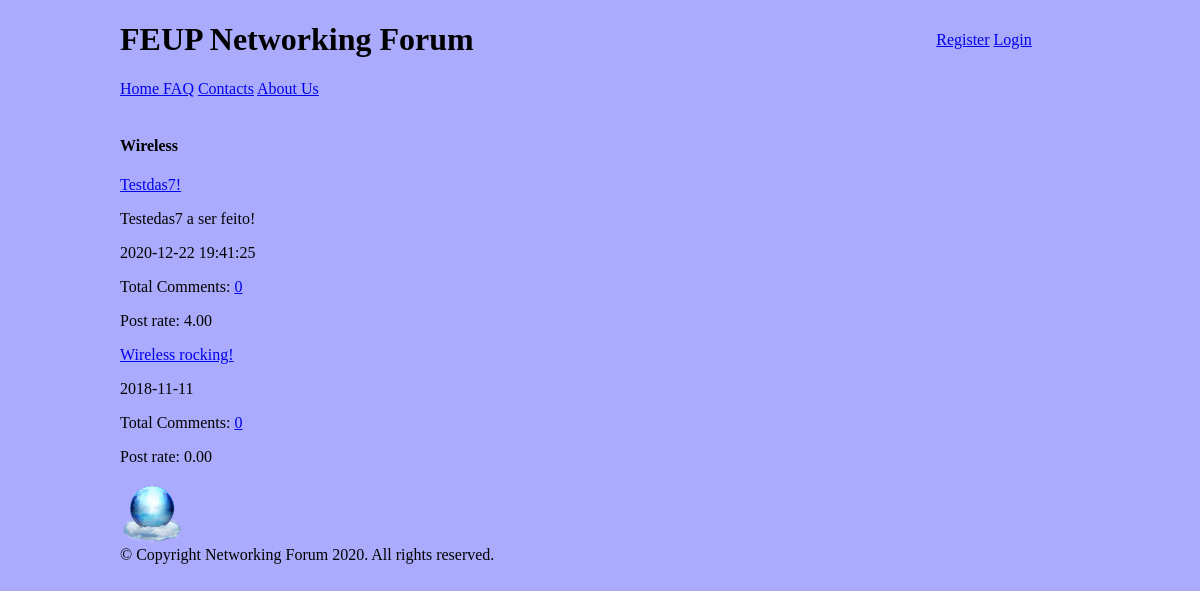
Page /php/list_by_topic.php?topic=Wireless on the committed database.
### tables this page shows
CREATE TABLE forumpost (
    postid integer PRIMARY KEY AUTOINCREMENT,
    posttitle text NOT NULL,
    content text CHECK(LENGTH(content)>= 0 AND LENGTH(content)<20000),
    username text REFERENCES user, 
    published INTEGER, -- date when the article was published in epoch format
    topic text REFERENCES topic, 
    postrate integer CHECK(postrate>=0 AND postrate <=5)
   -- forumpostcollection_id integer REFERENCES collection
    );

### database/posts.php (called while the page is built, shortened)
<?php
function getPostsByTopic($topic)
{
  global $dbh;
  $stmt = $dbh->prepare('SELECT postid, posttitle,content,topic, published, postrate FROM forumpost
                          WHERE topic = ? ORDER BY published DESC');
  $stmt->execute(array($topic));
  return $stmt->fetchAll();
}

### database/comments.php (called while the page is built, shortened)
<?php
  function getTotalOfCommentsOnPost($postid){
    global $dbh;
    $stmt = $dbh->prepare('SELECT COUNT(comment.postid) as numbOfComments FROM comment WHERE postid = ?');
    $stmt->execute(array($postid));
    return $stmt->fetchColumn();
  }
?>

### php/list_by_topic.php (the view, shortened to what this page needs)
<?php
    require_once("../database/init.php");
    require_once("../database/posts.php");
    require_once("../database/comments.php");
    include_once("../templates/homepage_section/header_pagina_inicial_tpl.php");
?>
<section id="posts">
<article>
<aside id="related">
 <?php
    $topic = $_GET["topic"];
 ?>
 <h1> <?php echo $topic;?> </h1>
 <?php $articles = getPostsByTopic($topic); ?>
 <?php foreach ($articles as $article) { ?>
        <article>
            <a href="../php/post.php?postid=<?php echo $article['postid'] ?>"><?php echo $article['posttitle'] ?></a>
            <p><?php echo $article['content'] ?></p>
            <p class="date"><?= $article['published'] ;?></p>
            <?php $numbOfComments = getTotalOfCommentsOnPost($article['postid']); ?>
            <p>Total Comments: <a href="../php/post.php?postitle=<?php echo $article['posttitle'] ?>&postid=<?php echo $article['postid']?>">
            <?php echo $numbOfComments; ?></a>
            <p>Post rate: <?php echo number_format($article["postrate"], 2, '.', ''); ?></p>
        </article>
       </aside>
 <?php  } ?>
 <?php
include_once("../templates/static_sections/footer_tpl.php");
 ?>

### css/initialpage.css (style rules this page uses)
body { background-color: #ababfd; margin: 0 auto; width: 60em; display: grid; grid-template-columns: [start] 4fr [middle] 1fr [end]; grid-template-rows: [start] auto [topics] auto [posts] 1fr [footer] auto [end]; }
body > header h1 { font-family: garamond; }
aside { grid-column: middle; grid-row: topics/end; }
#posts { grid-column: start; }
body > header h1 { grid-column: 1; grid-row: 1; }

### rows in the picture
forumpost: posttitle "Testdas7!", content "Testedas7 a ser feito!", published "2020-12-22 19:41:25", numbOfComments "0", postrate "4.00"
forumpost: posttitle "Wireless rocking!", published "2018-11-11", numbOfComments "0", postrate "0.00"

### other values in the picture
$topic "Wireless"
